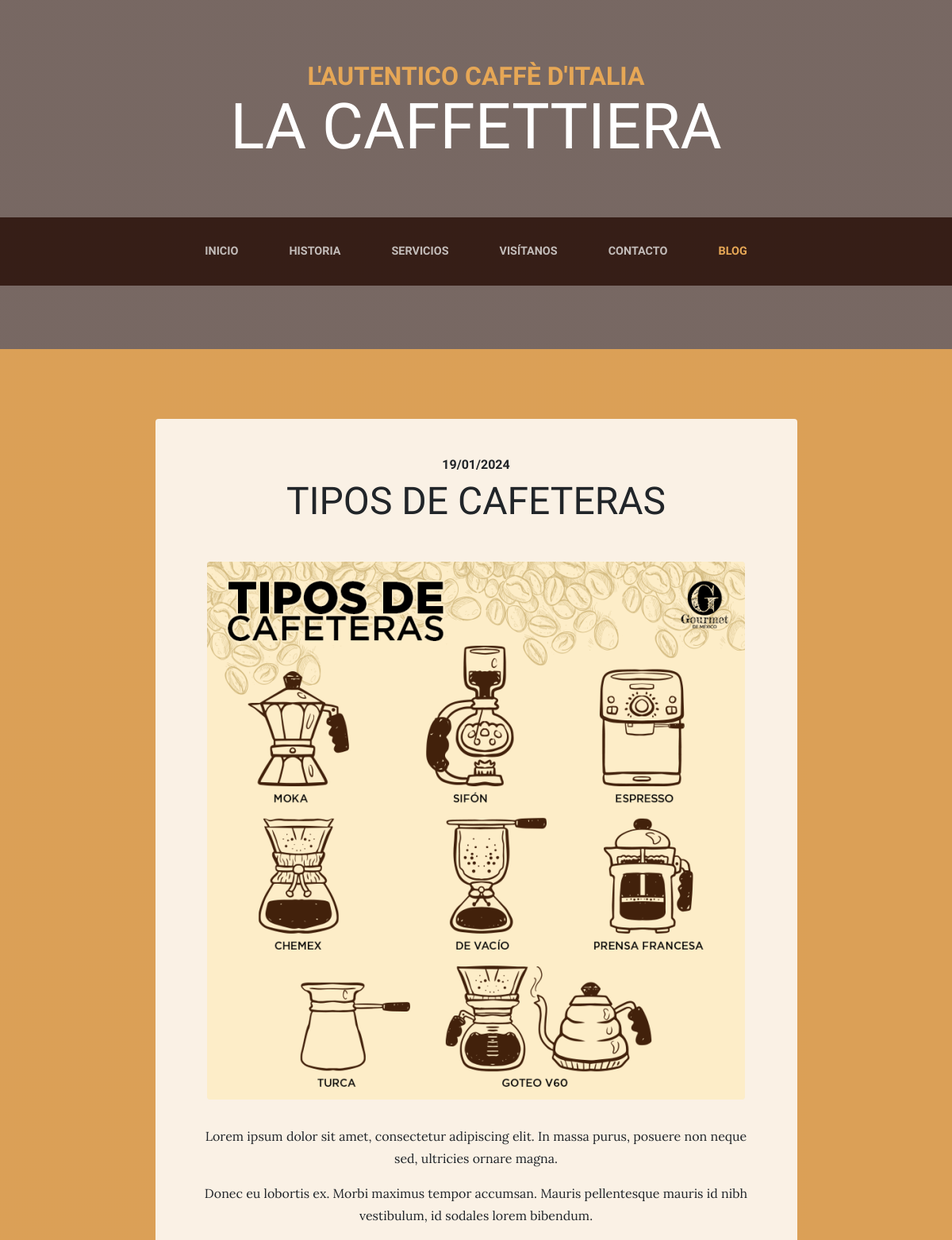
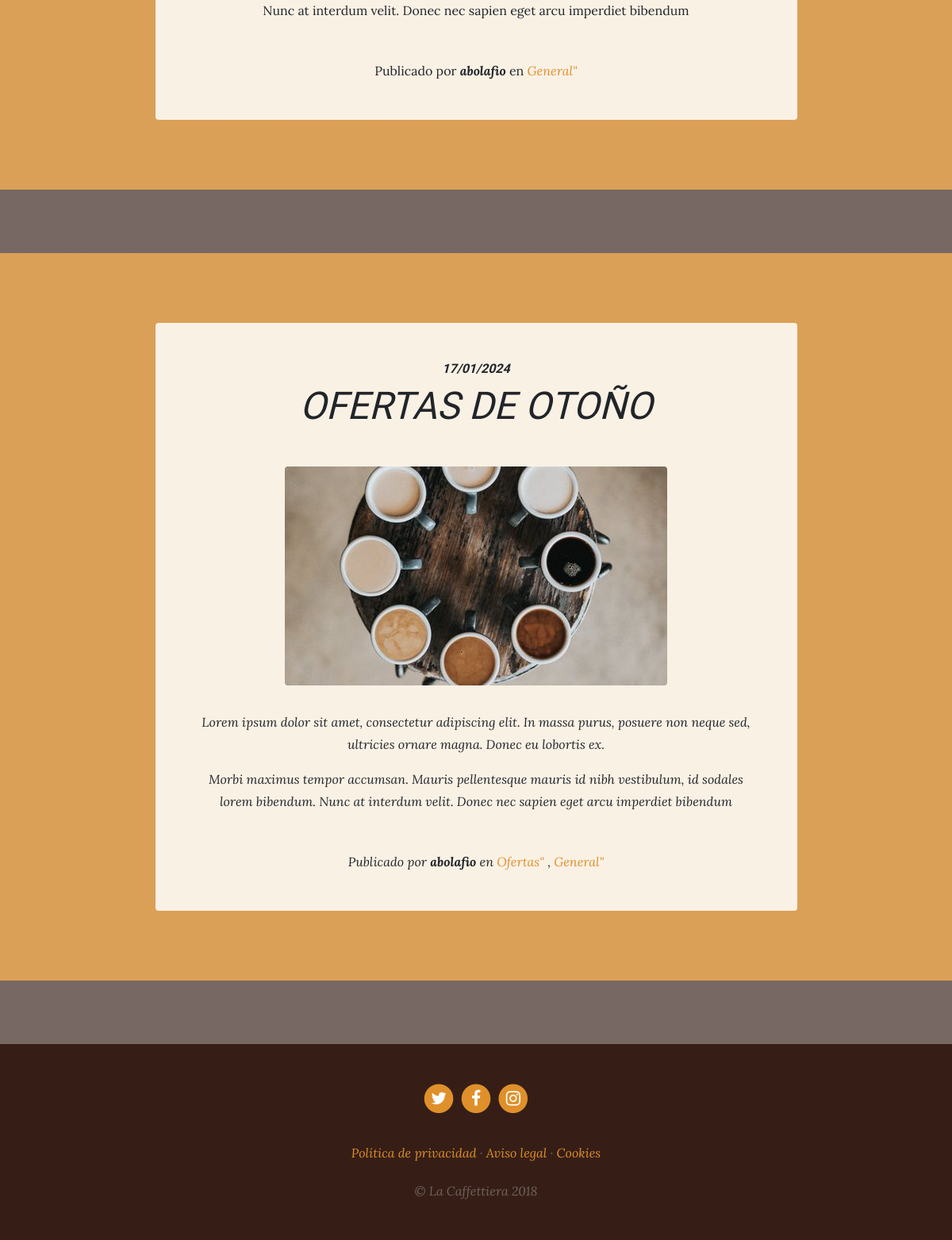
Screenshot of /blog/category/1/ with the database file from the repository (2 pictures, top to bottom).
### blog/models.py (models this page shows, shortened)
class Post(models.Model):
    title = models.CharField(max_length=200, verbose_name='Título')
    content = models.TextField(verbose_name='Contenido')
    published = models.DateTimeField(verbose_name='Fecha de publicación', default=now)
    image = models.ImageField(upload_to='blog', null=True, blank=True, verbose_name='Imagen')
    author = models.ForeignKey(User, verbose_name='Autor', on_delete=models.CASCADE)
    categories = models.ManyToManyField(Category, related_name='get_posts', verbose_name='Categoría')
    created = models.DateTimeField(auto_now_add=True, verbose_name='Fecha de creación')
    updated = models.DateTimeField(auto_now=True, verbose_name='Fecha de edición')
    class Meta:
        verbose_name = "Entrada"
        verbose_name_plural = "Entradas"
        ordering = ["-created"]

class Category(models.Model):
    name = models.CharField(max_length=100, verbose_name='Nombre')
    created = models.DateTimeField(auto_now_add=True, verbose_name='Fecha de creación')
    updated = models.DateTimeField(auto_now=True, verbose_name='Fecha de edición')
    class Meta:
        verbose_name = "Categoría"
        verbose_name_plural = "Categorías"
        ordering = ["-created"]

### blog/views.py (the view)
# urls.py: path('category/<int:category_id>/', views.category, name='category'),
def category(request, category_id):
    category = get_object_or_404(Category, id=category_id)
    return render(request, "blog/category.html", {'category':category})

### blog/templates/blog/category.html (shortened to what this page needs)
{% extends 'core/base.html' %}
{% load static %}
{% block content %}
  {% for post in category.get_posts.all %}
    <section class="page-section cta">
      <div class="container">
        <div class="row">
          <div class="col-xl-9 mx-auto">
            <div class="cta-innerv text-center rounded">
              <h2 class="section-heading mb-5">
                <span class="section-heading-upper">{{post.published|date:"SHORT_DATE_FORMAT"}}</span>
                <span class="section-heading-lower">{{post.title}}</span>
              </h2>
              <p class="mb-0">
                <img class="mx-auto d-flex rounded img-fluid mb-3 mb-lg-0" src="{{post.image.url}}" alt="">
              </p>
              <p class="mb-0 mbt">
                {{post.content|linebreaks}}
              </p>
              <p class="mb-0 mbt">
                <span class="section-heading-under">Publicado por <em><b>{{post.author}}</b></em> en
                  {% for category in post.categories.all %}
                    <em><a href="{% url 'category' category.id  %}" class="link">{{category.name}}"</a>
                    {% if not forloop.last %},{% endif %}
                  {% endfor %}
                </span>
              </p>
            </div>
          </div>
        </div>
      </div>
    </section>
  {% endfor %}
{% endblock %}

### core/static/core/css/business-casual.css (style rules this page uses)
body { font-family: 'Lora'; background: linear-gradient(rgba(47, 23, 15, 0.65), rgba(47, 23, 15, 0.65)), url("../img/bg.jpg"); background-attachment: fixed; background-position: center; background-size: cover; }
h1, h2, h3, h4, h5, h6 { font-family: 'Raleway'; }
p { line-height: 1.75; }
.page-section { margin-top: 5rem; margin-bottom: 5rem; }
.section-heading { text-transform: uppercase; }
.section-heading .section-heading-upper { display: block; font-size: 1rem; font-weight: 800; padding-bottom:.5rem; }
.section-heading .section-heading-lower { display: block; font-size: 3rem; font-weight: 100; }
.cta { padding-top: 5rem; padding-bottom: 5rem; background-color: rgba(230, 167, 86, 0.9); }
.cta .cta-innerv { position: relative; padding: 3rem; margin: 0.5rem; background-color: rgba(255, 255, 255, 0.85); }
.mbt { padding-top: 2rem; }
a.link { color: #df902a; }

### rows the page displays
Post: published "19/01/2024", title "TIPOS DE CAFETERAS", image (picture), content "Lorem ipsum dolor sit amet, consectetur adipiscing elit. In massa purus, posuere non neque sed, ultricies ornare magna. Donec eu lobortis ex. Morbi maximus tempor accumsan. Mauris pellentesque mauris id nibh vestibulum, id sodales lorem bibendum. Nunc at interdum velit. Donec nec sapien eget arcu imperdiet bibendum", author "abolafio"
Category: name "General"
Post: published "17/01/2024", title "OFERTAS DE OTOÑO", image (picture), content "Lorem ipsum dolor sit amet, consectetur adipiscing elit. In massa purus, posuere non neque sed, ultricies ornare magna. Donec eu lobortis ex. Morbi maximus tempor accumsan. Mauris pellentesque mauris id nibh vestibulum, id sodales lorem bibendum. Nunc at interdum velit. Donec nec sapien eget arcu imperdiet bibendum", author "abolafio"
Category: name "Ofertas"
